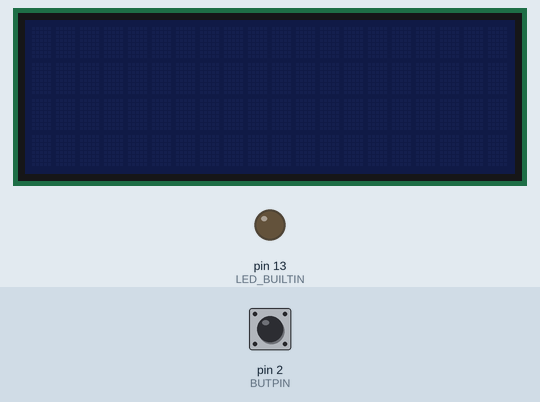
Recording of a sketch running on a simulated Arduino Mega 2560, built with avr-gcc and run on an emulated ATmega2560. Shown: 20×4 character LCD, output pins drawn as LEDs (lit = HIGH). Inputs (shaded band) come from the test bench; at power-on: pin 2 (BUTPIN) HIGH. Sleep ends after the set time or at an interrupt.

Above: at 1.2 s.
1.3 s: pin 2 (BUTPIN) pulled LOW for 3.2 s
At 1.8 s:
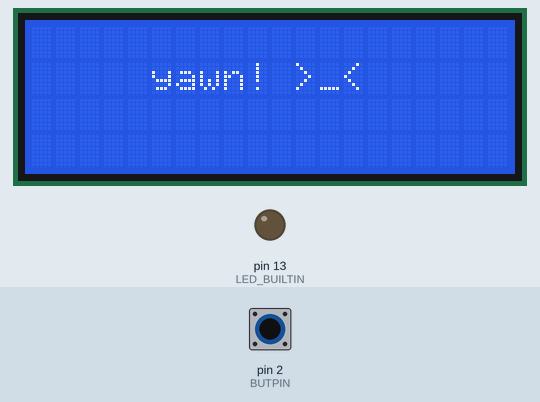
9.0 s: pin 2 (BUTPIN) pulled LOW for 0.15 s
At 10.5 s:
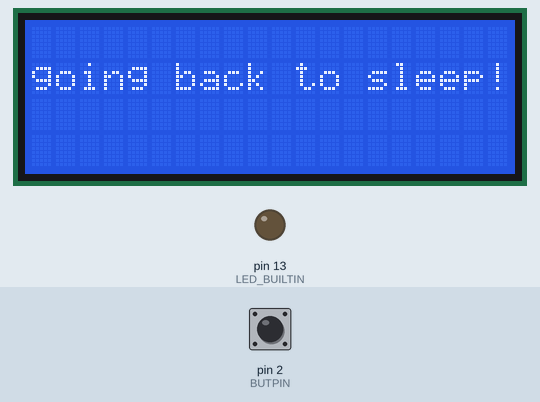
12.1 s: pin 2 (BUTPIN) pulled LOW for 1 s
At 14.9 s:
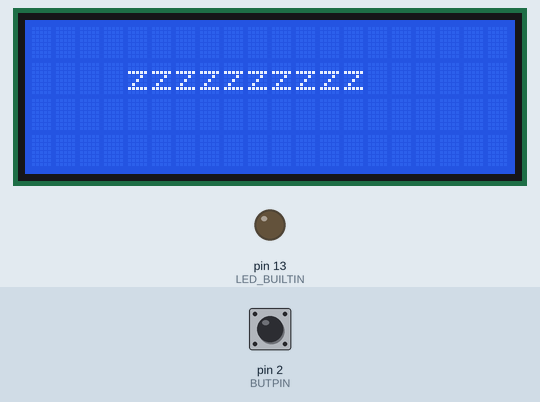
Timing chart, 0 to 22.1 s (numbered marks = the images above; inputs shaded):
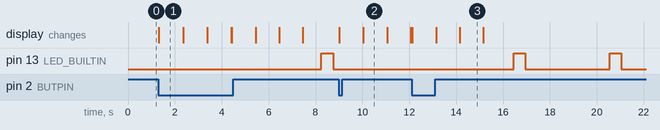

The sketch:

sensors.ino
```cpp
#include "DHT.h"
#define DHTTYPE DHT22

// #include <LiquidCrystal.h>
// const int rs = 7, en = 6, d4 = 2, d5 = 3, d6 = 4, d7 = 5;
// LiquidCrystal lcd(rs, en, d4, d5, d6, d7);

#include "LiquidCrystal_I2C.h"
LiquidCrystal_I2C lcd(0x27,  20, 4);

#include <avr/sleep.h>

#define DHTPIN 52
#define RAINDROPPIN A0
#define LIGHTPIN A1
#define MOTORPIN A7
#define SOLARPIN A8
#define BATPIN A9
#define BUTPIN 2 //2, 3, 18, 19 for intterupt pin

volatile bool buttonPressed;
volatile bool watchdogBarked;

#define DELAY 1000

DHT dht(DHTPIN, DHTTYPE);

// byte heart[8] = {
//   0b00000,
//   0b01010,
//   0b11111,
//   0b11111,
//   0b11111,
//   0b01110,
//   0b00100,
//   0b00000
// };

// byte robot[8] = {
//   0b00000,
//   0b10001,
//   0b11111,
//   0b10101,
//   0b11111,
//   0b10001,
//   0b11111,
//   0b00000
// };

// byte cat[8] = {
//   0b00000,
//   0b10001,
//   0b11111,
//   0b10101,
//   0b11011,
//   0b10101,
//   0b11111,
//   0b00000
// };


void setup() {
  Serial.begin(9600);

  dht.begin();

  // direct
  // lcd.begin(20, 4);

  // i2c
  lcd.init();
  //lcd.backlight();

  pinMode(BUTPIN, INPUT_PULLUP);
  attachInterrupt(digitalPinToInterrupt(BUTPIN), handleButton, LOW);

  setupWatchdog();
  pinMode(LED_BUILTIN, OUTPUT);

}

void loop() {

  if (watchdogBarked) {
    watchdogBarked = false;
    digitalWrite(LED_BUILTIN, HIGH);
    delay(500);
    digitalWrite(LED_BUILTIN, LOW);
  }

  // float h = dht.readHumidity();
  // float t = dht.readTemperature();

  // if (isnan(h) || isnan(t)) {
  //   Serial.println(F("Failed to read from DHT sensor!"));
  // }

  // // Compute heat index in Celsius (isFahreheit = false)
  // float hic = dht.computeHeatIndex(t, h, false);

  // int raindrops = analogRead(RAINDROPPIN);
  // int light = analogRead(LIGHTPIN);

  // int motor = analogRead(MOTORPIN);
  // int solar = analogRead(SOLARPIN);
  // int bat = analogRead(BATPIN);

  if (buttonPressed) {
    lcd.display();
    lcd.backlight();

    yawnAnim();
    // lcdPrintStats(t, h, hic, raindrops, light, motor, solar, bat);
    // delay(1000);
    lcd.clear();
    lcd.noBacklight();
    lcd.noDisplay();
    buttonPressed = false;
  }

  goToSleep();
  //delay(DELAY);
}

void handleButton() {
 buttonPressed = true;
}


void goToSleep() {
  set_sleep_mode(SLEEP_MODE_PWR_DOWN);
  sleep_enable();
  sleep_cpu();

  sleep_disable();
}

void setupWatchdog() {
  MCUSR &= ~(1<<WDRF); // Clear reset flag
  WDTCSR |= (1<<WDCE) | (1<<WDE); // Enable configuration
  WDTCSR = (1<<WDIE) | (1<<WDP3); // Interrupt only, 8s timeout
}

ISR(WDT_vect) {
  watchdogBarked = true;
}

// lcd prints
void lcdPrintStats(float t, float h, float hic, int raindrops, int light, int motor, int solar, int bat) {
  lcd.setCursor(0, 0);
  lcd.print("t ");
  lcd.print(t);
  lcd.print((char)223);
  lcd.print("C h ");
  lcd.print(h);
  lcd.print("% ");

  lcd.setCursor(0, 1);
  lcd.print("f ");
  lcd.print(hic);
  lcd.print((char)223);
  lcd.print("C");

  lcd.setCursor(0, 2);
  lcd.print("L");
  lcd.print(light);
  lcd.print(" R");
  lcd.print(raindrops);
  lcd.print(" W");
  lcd.print(motor);

  lcd.setCursor(0, 3);
  lcd.print("S");
  lcd.print(solar);
  lcd.print(" B");
  lcd.print(bat);
}

// animations

void rainAnim() {
  for (int i = 0; i < 4; i++) {
    lcd.setCursor(3, i);
    lcd.print("|");
    lcd.setCursor(5, (i+2)%4);
    lcd.print("|");
    lcd.setCursor(7, (i+1)%4);
    lcd.print("|");
    lcd.setCursor(9, i);
    lcd.print("|");
    lcd.setCursor(11, (i+2)%4);
    lcd.print("|");
    lcd.setCursor(13, (i+3)%4);
    lcd.print("|");
    delay(80);
    lcd.clear();
  }
}

void yawnAnim(){
    lcd.setCursor(5, 1);
    lcd.print("yawn! >_<");
    delay(1000);
    lcd.clear();
    lcd.setCursor(0, 1);
    lcd.print("going back to sleep!");
    delay(1000);
    lcd.clear();
    lcd.setCursor(4, 1);
    lcd.print("zzzzzzzzzz");
    delay(1000);
}
// debug

void serialPrintStats(float t, float h, float hic, int raindrops, int light, int motor, int solar, int bat) {
  Serial.print(("Humidity: "));
  Serial.print(h);
  Serial.print(("%  Temperature: "));
  Serial.print(t);
  Serial.print(("°C "));
  Serial.print(("°C  Heat index: "));
  Serial.print(hic);
  Serial.print(("°C "));
  Serial.print("Raindrops: ");
  Serial.print(raindrops);
  Serial.print(" Light: ");
  Serial.println(light);

  Serial.println(motor);
  Serial.print("Solar: ");
  Serial.print(solar);
  Serial.print(", Battery: ");
  Serial.println(bat);
}
```

Measured:
- after the input at 1.3 s, the display: changes at once (image 1)
- after the input at 9.0 s, the display: first changes at once (image 2 shows a later state)
- after the input at 12.1 s, the display: first changes at once (image 3 shows a later state)
- by itself, pin 13 (LED_BUILTIN): alternates HIGH for 0.50 s and LOW for 3.6 s
- what the display in image 1 shows lasts 1.1 s, from 1.3 s to 2.4 s
